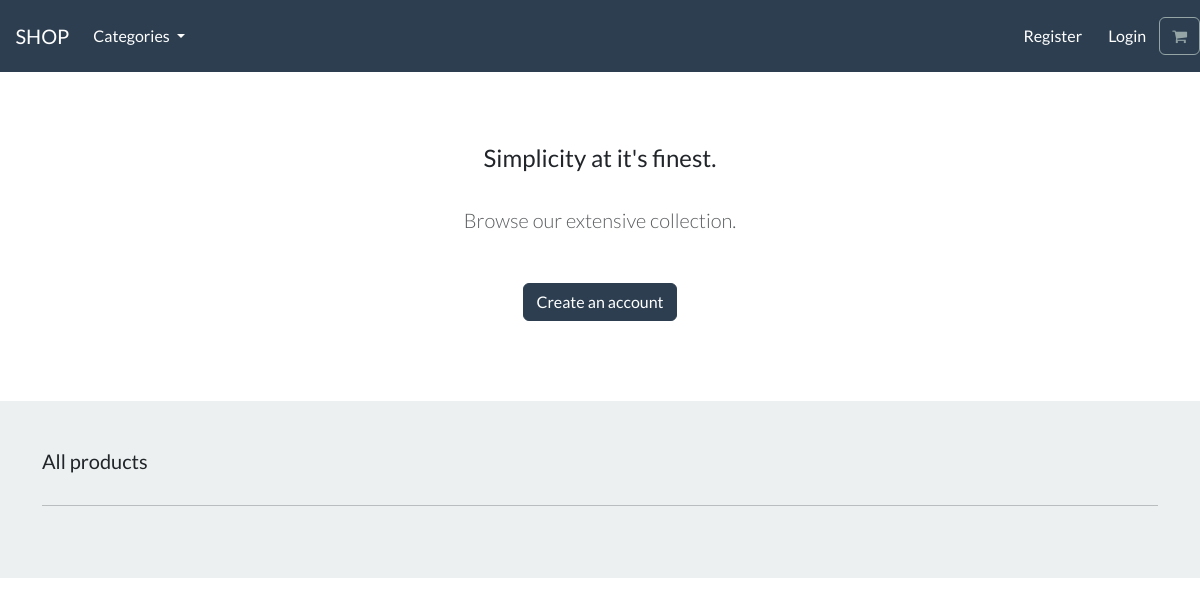
The app's page /, older data.
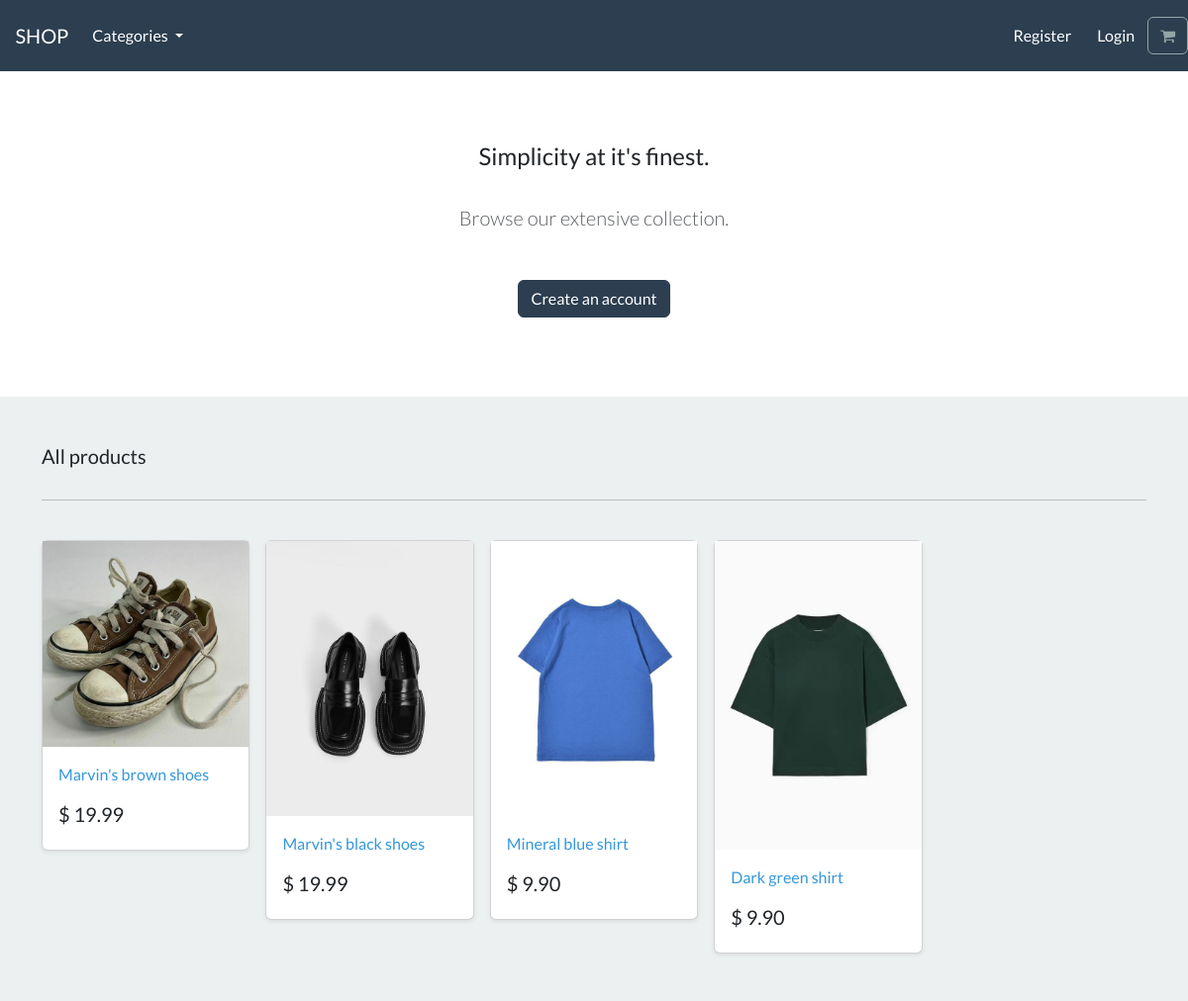
The same page, newer data.
### store/models.py (models this page shows, shortened)
class Product(models.Model):
    category = models.ForeignKey(Category, related_name='product', on_delete=models.CASCADE, null=True)
    title = models.CharField(max_length=250)
    brand = models.CharField(max_length=250, default='un-branded')
    description = models.TextField(blank=True)
    slug = models.SlugField(max_length=255)
    price = models.DecimalField(max_digits=4, decimal_places=2)
    image = models.ImageField(upload_to='images/')
    class Meta:
        verbose_name_plural = 'products'
    def get_absolute_url(self):
        return reverse('product-info', args=[self.slug])

### store/views.py (the view)
# urls.py: path('', include('store.urls')),
def store(request):
    all_products = Product.objects.all()
    context = {'my_products': all_products}
    return render(request, 'store/store.html', context)

### cart/context_processors.py (called while the page is built)
def cart(request):
    return {'cart': Cart(request)}

### store/models.py (called while the page is built)
    def get_absolute_url(self):
        return reverse('list-category', args=[self.slug])

### store/views.py (called while the page is built)
def categories(request):
    all_categories = Category.objects.all()
    return {'all_categories': all_categories}

### store/templates/store/store.html
{% extends "./base.html" %}
{% load static %}
{% block content %}
    <section class="py-4 text-center container">
        <div class="row py-lg-5">
            <div class="col-lg-6 col-md-8 mx-auto">
                <h4> Simplicity at it's finest. </h4>
                <br>
                <p class="lead text-muted">
                Browse our extensive collection.
                </p>
                <br>
                <a href="#" class="btn btn-primary my-2"> Create an account </a>
            </div>
        </div>
    </section>
    <div class="album py-5 bg-light">
        <div class="container">
          <div class="pb-3 h5"> All products </div>
          <hr>
          <br>
          <div class="row row-cols-1 row-cols-sm-2 row-cols-md-5 g-3">
              {% for product in my_products %}
                <div class="col">
                  <div class="card shadow-sm">
                    <img class="img-fluid" alt="Responsive image" src="{{ product.image.url }}">
                    <div class="card-body">
                      <p class="card-text">
                        <a class="text-info text-decoration-none" href="{{ product.get_absolute_url }}"> {{ product.title | capfirst }} </a>
                      </p>
                      <div class="d-flex justify-content-between align-items-center">
                        <h5> $ {{ product.price }} </h5>
                      </div>
                    </div>
                  </div>
                </div>
              {% endfor %}
          </div>
        </div>
      </div>
{% endblock %}

### store/templates/store/base.html (shortened to what this page needs)
{% load static %}
<!DOCTYPE html>
<html>
    <head>
        <link rel="stylesheet" href="https://bootswatch.com/5/flatly/bootstrap.min.css">
        <link rel="stylesheet" href="https://cdnjs.cloudflare.com/ajax/libs/font-awesome/4.7.0/css/font-awesome.min.css">
    </head>
    <nav class="navbar navbar-expand-lg bg-primary justify-content-center">
        <a class="navbar-brand main-heading text-white" href="{% url 'store' %}">
        &nbsp; &nbsp; SHOP
        </a>
        <div class="collapse navbar-collapse" id="navbarCollapse">
            <ul class="navbar-nav me-auto mb-2 mb-md-0">
                <li class="nav-item dropdown">
                    <a class="nav-link dropdown-toggle text-white" href="#" id="navbarDropdown" role="button"
                    data-bs-toggle="dropdown" aria-expanded="false">
                        Categories
                    </a>
                </li>
            </ul>
        </div>
        <div class="collapse navbar-collapse text-center" id="navbarNavDropdown">
            <ul class="navbar-nav ms-auto">
                <li class="nav-item">
                    <a class="btn btn-alert navbar-btn text-white" type="button"  href="/"> Register </a>
                </li>
                <li class="nav-item">
                    <a class="btn btn-alert navbar-btn text-white" type="button"  href="/"> Login </a>
                </li>
                <li class="nav-item">
                    <a type="button" role="button" href="{% url 'cart-summary' %}" class="btn btn-outline-secondary">
                        <i class="fa fa-shopping-cart" aria-hidden="true"> </i>
                    </a>
                </li>
            </ul>
        </div>
    </nav>
    <body>
        {% block content %}
        {% endblock %}
    </body>
</html>

Row changes from the older to the newer data that the page shows:
added Product: image (picture), title "Marvin's brown shoes", price "19.99"
added Product: image (picture), title "Marvin's black shoes", price "19.99"
added Product: image (picture), title "Mineral blue shirt", price "9.90"
added Product: image (picture), title "Dark green shirt", price "9.90"
